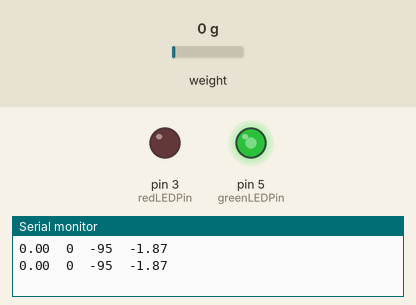
This sketch was run on a simulated Arduino Uno, built with avr-gcc and run on an emulated ATmega328P. On the bench: output pins drawn as LEDs (lit = HIGH), the last lines printed to the serial monitor. The test bench sets the inputs (shaded band); at power-on: weight on the scale 0 g.

Above: at 3.8 s.
3.9 s: weight on the scale set to 1250 g
At 5.5 s:
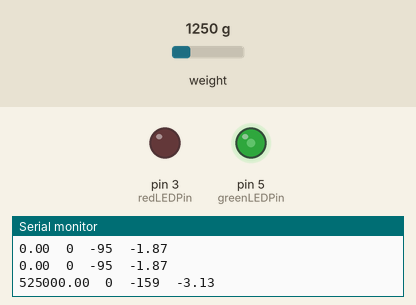
6.7 s: weight on the scale set to 2500 g
At 8.2 s:
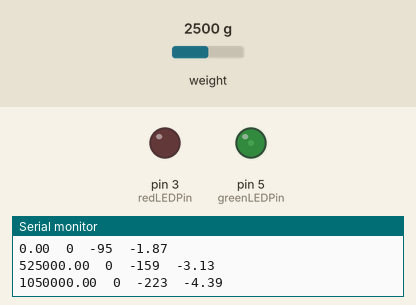
9.5 s: weight on the scale set to 3750 g
At 11.4 s:
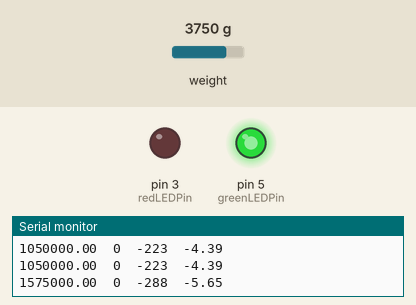
Timing chart, 0 to 12.9 s (numbered marks = the images above; inputs shaded):
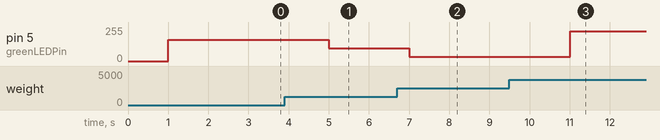

The sketch:

5kg_Load_Cell_Base_Code.ino
```cpp
//Include library for board
#include "HX711.h" // this is a library that has to be included into the sketch

const int DOUT = 13; // "DT" on the board
const int CLK = 12; // "SCK" on the board

float rawSignalValue;
int numToAverage = 10;

float loadValue; //Units?
float loadSlope=-2.39947*0.000001;
float loadIntercept=-1.8691;

//Set up red LED pin variables
const int redLEDPin = 3; //This is a digital input/output/PWM pin
float redLEDVoltage; //This is the equivalent voltage sent to the blue LED
int redLEDPWMValue; //This will be a number between 0 (0v) and 255 (5v)

//Set up green LED pin variables
const int greenLEDPin = 5; //This is a digital input/output/PWM pin
float greenLEDVoltage; //This is the equivalent voltage sent to the red LED
int greenLEDPWMValue; //This will be a number between 0 (0v) and 255 (5v)

HX711 loadCell(DOUT, CLK); // here we set up the HX711 object with name "loadCell"

void setup() {
  Serial.begin(9600);
}


void loop() { // run this over and over

  //Get the raw signal value from the load cell
  rawSignalValue=loadCell.get_units(numToAverage);

  //Convert the raw signal value into the actual load value
  loadValue=loadSlope*rawSignalValue+loadIntercept;

  redLEDVoltage = 5*loadValue/5.;

  if (redLEDVoltage<=4.5)
  {
   redLEDPWMValue=0;
  }
  else
  {
    redLEDPWMValue=255;
  }

 greenLEDVoltage = 5*loadValue/5.;

  if (greenLEDVoltage<=5)
  {
   greenLEDPWMValue=255*(greenLEDVoltage)/5.;
  }
  else
  {
    greenLEDPWMValue=0;
  }

  analogWrite(greenLEDPin, greenLEDPWMValue);
  analogWrite(redLEDPin, redLEDPWMValue);

  Serial.print(rawSignalValue);
  Serial.print("\t");
  Serial.print(redLEDPWMValue);
  Serial.print("\t");
  Serial.print(greenLEDPWMValue);
  Serial.print("\t");
  Serial.print(loadValue);
  Serial.println();

  delay(1000); //delays 1000 milliseconds
}
```

Measured:
- after the input at 3.9 s, pin 5 (greenLEDPin): 161/255 → 97/255 after 1.1 s
- after the input at 6.7 s, pin 5 (greenLEDPin): 97/255 → 33/255 after 0.30 s
- after the input at 9.5 s, pin 5 (greenLEDPin): 33/255 → 224/255 after 1.5 s
